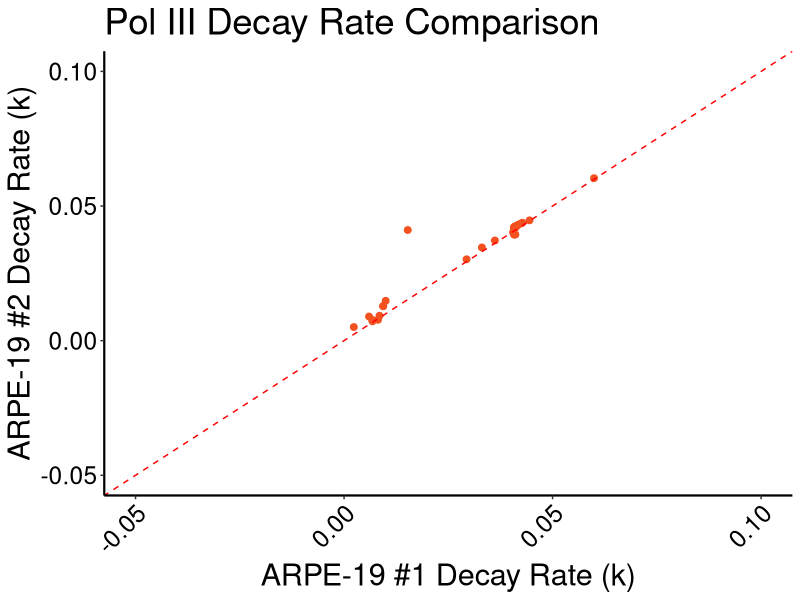
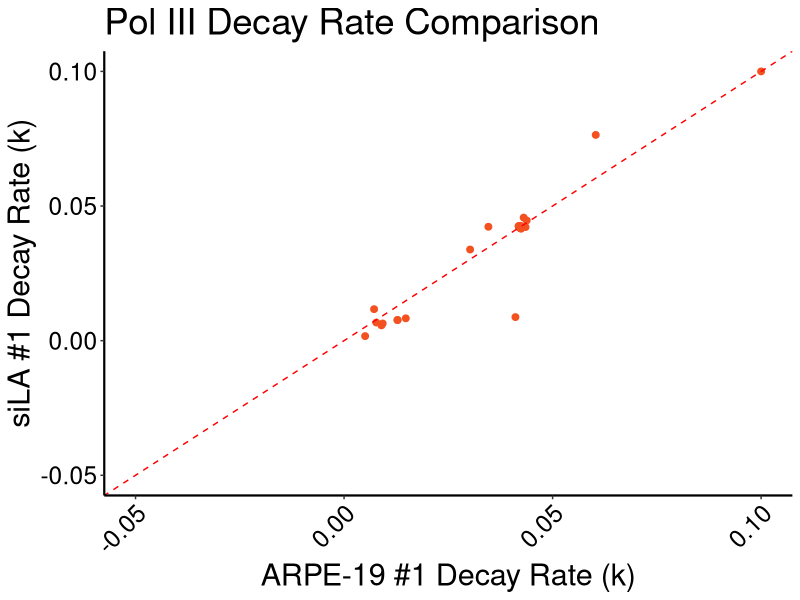

Source code (R) for these figures, in order:
library(tidyverse)

#setwd("")

# Read decay files
control <- read_csv("ARPE19_uninf-1_PolIIItx_primary_decay_minReads100.csv") %>%
  rename(k_control = "decay_rate_k")

control2 <- read_csv("ARPE19_uninf-2_PolIIItx_primary_decay_minReads100.csv") %>%
  rename(k_control2 = "decay_rate_k")

knockdown <- read_csv("ARPE19_siLa-1_PolIIItx_primary_decay_minReads100.csv") %>%
  rename(k_knockdown = "decay_rate_k")

# Merge by tRNA ID
mergedCont <- inner_join(control, control2, by = "tRNA_id")

mergedTest <- inner_join(control2, knockdown, by = "tRNA_id")

mergedtmp <- full_join(control, control2, by = "tRNA_id")
mergedfull <- full_join(mergedtmp, knockdown, by = "tRNA_id")


write.csv(mergedfull, "PolIII_k_values.csv")


p3_control<-ggplot(mergedfull, aes(x = k_control, y = k_control2)) +
  geom_point(size = 2, color = "#f35120") +
  geom_abline(slope = 1, intercept = 0, linetype = "dashed", color = "red") +
  labs(
    title = "Pol III Decay Rate Comparison",
    x = "ARPE-19 #1 Decay Rate (k)",
    y = "ARPE-19 #2 Decay Rate (k)"
  ) +
  xlim(-0.05, 0.1) +
  ylim(-0.05, 0.1) +
  theme_classic() +
  theme(axis.text=element_text(colour="black")) + 
  theme(axis.text.x = element_text(angle = 45, vjust = 1, hjust=1)) + 
  theme(text = element_text(size = 22, colour = "black"), axis.line=element_line(size=0.75), legend.position = "none") 




p3_comp<-ggplot(mergedfull, aes(x = k_control2, y = k_knockdown)) +
  geom_point(size = 2, color = "#f35120") +
  geom_abline(slope = 1, intercept = 0, linetype = "dashed", color = "red") +
  labs(
    title = "Pol III Decay Rate Comparison",
    x = "ARPE-19 #1 Decay Rate (k)",
    y = "siLA #1 Decay Rate (k)"
  ) +
  xlim(-0.05, 0.1) +
  ylim(-0.05, 0.1) +
  theme_classic() +
  theme(axis.text=element_text(colour="black")) + 
  theme(axis.text.x = element_text(angle = 45, vjust = 1, hjust=1)) + 
  theme(text = element_text(size = 22, colour = "black"), axis.line=element_line(size=0.75), legend.position = "none") 


wilcox.test(mergedTest$k_knockdown, mergedTest$k_control2, paired = TRUE)

wilcox.test(mergedCont$k_control, mergedCont$k_control2, paired = TRUE)

pdf(file = "PolIII_control_decay.pdf", width = 5, height = 5)
p3_control
dev.off()

pdf(file = "PolIII_comp_decay.pdf", width = 5, height = 5)
p3_comp
dev.off()
